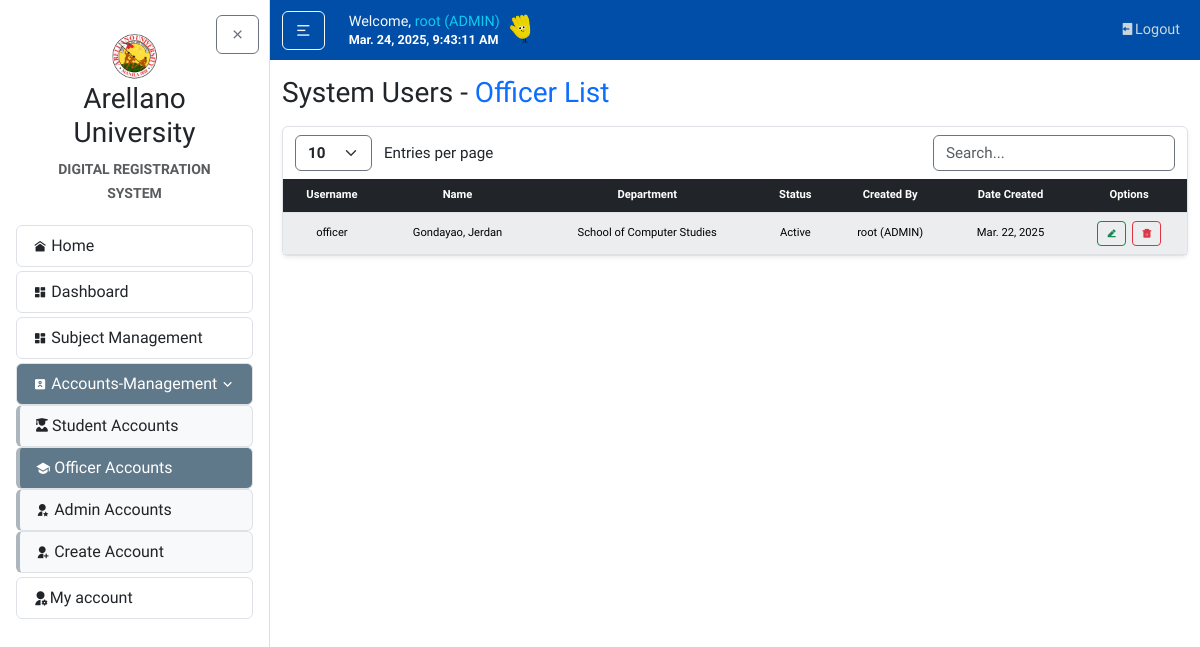
The app's page /accounts/officer-list/ (signed in) with its own data.
### accounts/models.py (models this page shows, shortened)
class CustomUser(AbstractUser):
    ROLES = (
        ('SUPERUSER', 'Superuser'),
        ('ADMIN', 'Admin'),
        ('OFFICER', 'Enrollment Officer'),
        ('STUDENT', 'Student'),
    )
    role = models.CharField(max_length=20, choices=ROLES, default='ADMIN')
    email = models.EmailField()
    created_by = models.ForeignKey(
        settings.AUTH_USER_MODEL,
        on_delete=models.SET_NULL,
        null=True,
        blank=True,
        related_name="created_users"
    )
    def __str__(self):
        return f"{self.username} ({self.role})"

class EnrollmentOfficerProfile(models.Model):
    user = models.OneToOneField(CustomUser, on_delete=models.CASCADE)
    department = models.ForeignKey(Department, on_delete=models.CASCADE)
    office_number = models.CharField(max_length=20)

class Department(models.Model):
    name = models.CharField(max_length=100, unique=True)
    description = models.TextField(blank=True, null=True)

### accounts/views.py (the view)
# urls.py: path('officer-list/', views.accounts_list_officers, name='officer-list'),
@login_required
@role_required(allowed_roles=['ADMIN'])
def accounts_list_officers(request):
    officers = CustomUser.objects.filter(
        role='OFFICER',
        is_superuser=False
    )
    return render(request, 'accounts/accounts_list_officers.html', {'officers': officers})

### accounts/templates/accounts/accounts_list_officers.html (shortened to what this page needs)
{% extends "home/layout.html" %}
{% block body %}
<h3 class="mb-3">System Users - <span class="text-primary">Officer List</span></h3>
<article class="content-section border rounded p-0 shadow-sm">
    <div class="container">
        <div class="row mt-2">
            <div class="col-auto">
                <select id="customEntries" class="form-select d-inline w-auto border-secondary fw-bold" style="font-size: calc(0.8rem + 0.2vw); cursor: pointer; vertical-align: middle;">
                    <option value="10">10</option>
                </select>
                <span class="d-inline ms-2" style="font-size: calc(0.8rem + 0.2vw); vertical-align: middle;">Entries per page</span>
            </div>
            <div class="col-auto ms-auto">
                <input type="text" id="searchBar" class="form-control d-inline w-auto border-secondary" placeholder="Search..." style="font-size: calc(0.8rem + 0.2vw); vertical-align: middle;">
            </div>
        </div>
    </div>
    <div class="table-responsive table-nowrap mt-2">
        <table id="dataTable" class="table table-light table-hover table-striped text-center m-0 projectTables">
            <thead class="table-dark">
                <tr>
                    <th class="text-center">Username</th>
                    <th class="text-center">Name</th>
                    <th class="text-center">Department</th>
                    <th class="text-center">Status</th>
                    <th class="text-center">Created By</th>
                    <th class="text-center">Date Created</th>
                    <th class="text-center">Options</th>
                </tr>
            </thead>
            <tbody>
                {% for officer in officers %}
                    {% if officer.username != 'root' %}
                    <tr>
                        <td style="vertical-align: middle;">{{ officer.username }}</td>
                        <td style="vertical-align: middle;">{{ officer.last_name }}, {{ officer.first_name }}</td>
                        <td style="vertical-align: middle;">
                            {% if officer.enrollmentofficerprofile %}
                                {{ officer.enrollmentofficerprofile.department.name }}
                            {% else %}
                                -
                            {% endif %}
                        </td>
                        <td style="vertical-align: middle;">{{ officer.is_active|yesno:"Active,Inactive" }}</td>
                        <td style="vertical-align: middle;">{{ officer.created_by|default:"-" }}</td>
                        <td style="vertical-align: middle;">{{ officer.date_joined|date:"M. d, Y" }}</td>
                        <td style="vertical-align: middle;">
                            <a href="{% url 'account-update' officer.pk %}" class="btn btn-sm btn-outline-success fw-bold responsive_text flex-fill me-1" title="Edit">
                                <i class="ri-edit-2-fill"></i>
                            </a>
                            <button type="button" data-bs-toggle="modal" data-bs-target="#myModal" data-deleteData="User: {{ officer.last_name }}, {{ officer.first_name }}" data-ID="{{ officer.id }}" data-moduleName="Delete the account record" class="btn btn-sm btn-outline-danger fw-bold responsive_text flex-fill">
                                <i class="ri-delete-bin-5-fill"></i>
                            </button>
                        </td>
                    </tr>
                    {% endif %}
                {% endfor %}
            </tbody>
        </table>
    </div>
</article>
{% endblock body %}

### home/templates/home/layout.html (shortened to what this page needs)
{% load static %}
<!DOCTYPE html>
<html lang="en">
<head>
  <link rel="stylesheet" type="text/css" href="{% static 'home/main.css' %}">
  <link href="https://cdn.jsdelivr.net/npm/bootstrap@5.3.3/dist/css/bootstrap.min.css" rel="stylesheet">
  <link rel="stylesheet" href="https://cdnjs.cloudflare.com/ajax/libs/remixicon/4.6.0/remixicon.css">
  <link rel="stylesheet" href="//cdn.datatables.net/2.2.2/css/dataTables.dataTables.min.css">
  <link rel="stylesheet" href="https://cdn.jsdelivr.net/npm/flatpickr/dist/flatpickr.min.css">
</head>
<body>
    <div class="full-nav-bg"></div>
    <div id="page-wrapper" class="d-flex" style="min-height: 100vh;">
        {% include "home/sidebar.html" %}
        <div id="content-wrapper" class="flex-grow-1">
            <header class="site-header">
                <nav class="navbar navbar-expand-md ">
                    <div class="container">
                        <div class="navbar-nav align-items-xl-center">
                            <button id="sidebarToggle" class="btn btn-outline-light me-3 my-auto">
                                <i class="ri-menu-2-line"></i>
                            </button>
                        </div>
                        <div class="ms-2 me-auto my-auto">
                            <h5 class="d-flex align-items-end gap-1 mb-1">
                                <span class="text-light nav-font">
                                    {% if user.is_authenticated %}
                                        Welcome, <span class="text-info">{{ request.user }} {{ request.user.userprofile.userrole }}</span> <br>
                                    {% endif %}
                                    <small id="clock" class="my-auto text-white fw-bold"></small>
                                </span>
                                <span><img src="{% static "home/images/hand.gif" %}" alt="" style="height: 2em; width: auto; vertical-align: middle;"></span>
                            </h5>
                        </div>
                        <div class="navbar-nav ms-auto nav-font">
                            {% if user.is_authenticated %}
                                <a class="nav-item nav-link" href="{% url "logout" %}"><i class="ri-logout-box-fill "></i>Logout</a>
                            {% endif %}
                        </div>
                    </div>
                </nav>
            </header>
            <main id="main-content" role="main" class="container mt-3">
                <div class="row">
                    <div class="col">
                    {% block body %}{% endblock %}
                    </div>
                </div>
            </main>
        </div>
    </div>
</body>
</html>

### home/static/home/main.css (style rules this page uses)
body { background: #fafafa; color: #333333; font-family: 'Varela Round', sans-serif!important; }
h1, h2, h3, h4, h5, h6 { color: #444444; font-size: calc(1rem + 0.8vw); margin-bottom: 1rem; }
.full-nav-bg { position: fixed; top: 0; left: 0; width: 100%; height: 60px; background-color: #004EA8; z-index: 1000; }
.responsive_text { font-size: calc(0.1rem + 0.7vw) !important; }
.site-header { position: sticky; top: 0; z-index: 1000; }
.navbar-nav { flex-wrap: wrap; gap: 0.5rem; }
.navbar-nav .nav-link { color: #cbd5db; transition: color 0.2s ease; }
.nav-font { font-size: clamp(0.7rem, 1.2vw, 1rem); }
.content-section { background: #ffffff; padding: 1.25rem; border: 1px solid #dddddd; border-radius: 0.5rem; margin-bottom: 1.5rem; }
#page-wrapper { min-height: 100vh; overflow: hidden; }
#content-wrapper { flex: 1; overflow-y: auto; height: 100vh; }
.projectTables { font-size: calc(0.55rem + 0.2vw); margin-bottom: 0; }
.projectTables th, .projectTables td { padding: calc(5px + 0.2vw) calc(8px + 0.2vw); vertical-align: middle; border-color: #dee2e6; text-align: center; }
.projectTables thead th { font-weight: 600; }
button, input[type="submit"] { margin-top: 10px; }
.container { max-width: 1490px!important; }
html { scroll-behavior: smooth; }

### records on screen
CustomUser: user "root (ADMIN)"
CustomUser: username "officer", last_name "Gondayao", first_name "Jerdan", enrollmentofficerprofile.department.name "School of Computer Studies", is_active "Active", created_by "root (ADMIN)", date_joined "Mar. 22, 2025"
